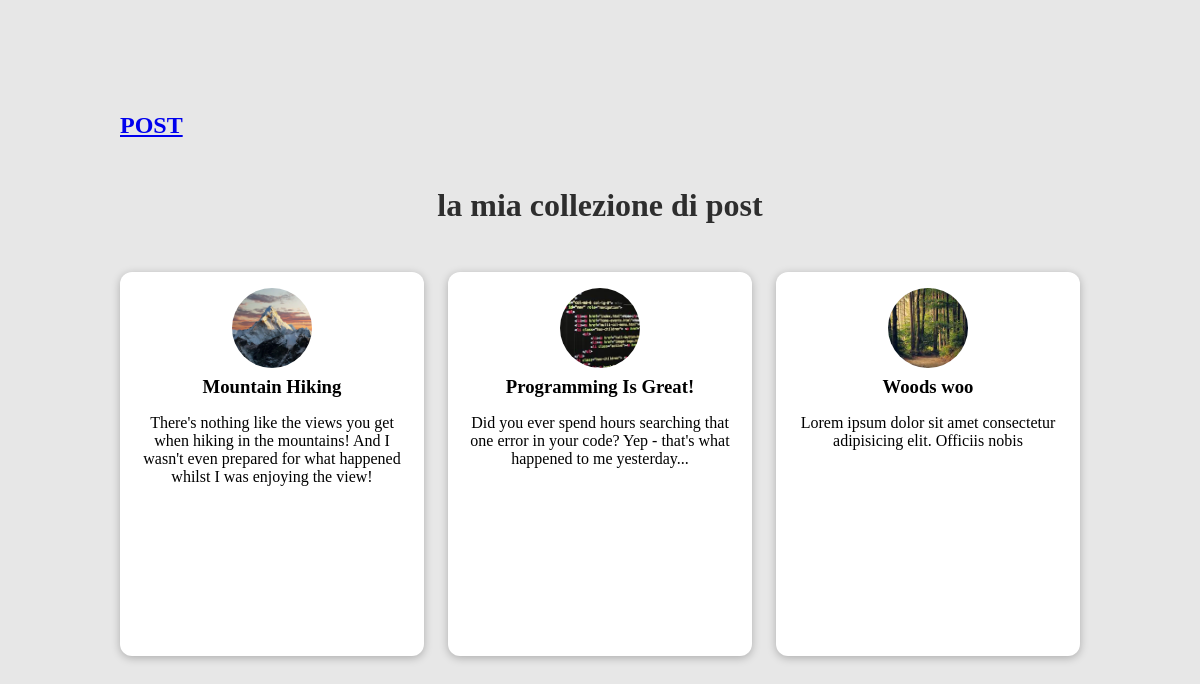
The page /posts on the database its author committed.
### blog/models.py (models this page shows, shortened)
class Post(models.Model):
    title = models.CharField(max_length=150)
    excerpt = models.CharField(max_length=200)
    image = models.ImageField(upload_to="posts", null=True)
    date = models.DateField(auto_now=True)
    slug = models.SlugField(unique=True, db_index=True)
    content = models.TextField(validators=[MinLengthValidator(10)])
    author = models.ForeignKey(Author, on_delete=models.SET_NULL, null=True, related_name="posts")
    tags = models.ManyToManyField(Tag)

### blog/views.py (the view)
# urls.py: path("posts", views.Posts.as_view(), name="posts-page"),
class Posts(ListView):
    template_name = "blog/all-posts.html"
    model = Post
    context_object_name = "list_posts"

### blog/templates/blog/all-posts.html (shortened to what this page needs)
{% extends "blog/base.html" %}
{% load static %}
{% block css_files %}
    <link rel="stylesheet" href="{% static "blog/all-posts.css" %}"/>
    <link rel="stylesheet" href="{% static "blog/post.css" %}"/>
{% endblock %}
{% block content %}
    <section id="all-posts">
        <h1><a href="{% url "starting-page" %}">POST</a></h1>
        <h2>la mia collezione di post</h2>
        <ul>
            {% for p in list_posts %}
                {% include "blog/includes/post.html"%}
            {% endfor %}
        </ul>
    </section>
{% endblock %}

### blog/templates/blog/includes/post.html
<li>
    <article class="post">
        <a href="{% url "post-detail-page" p.slug %}">
            <img src="{{ p.image.url }}" alt="{{ p.title }}"/>
            <div class="post__content">
                <h3>{{p.title}}</h3>
                <p>{{ p.excerpt }}</p>
            </div>
        </a>
    </article>
</li>

### blog/static/blog/all-posts.css (style rules this page uses)
body { background-color: #e7e7e7; }
#all-posts { margin: 7rem auto; width: 90%; max-width: 60rem; }
#all-posts h2 { text-align: center; font-size: 2rem; color: #2e2e2e; margin: 3rem 0; }
ul { list-style: none; margin: 0; padding: 0; display: grid; grid-template-columns: repeat(auto-fill, minmax(17rem, 1fr)); gap: 1.5rem; }
.post img { width: 7rem; height: 7rem; }
.post a { height: 22rem; transform-origin: center; box-shadow: 0 2px 8px rgba(0, 0, 0, 0.25); border-radius: 12px; background-color: white; }

### blog/static/blog/post.css (style rules this page uses)
.post { display: flex; flex-direction: column; align-items: center; text-align: center; }
.post a { text-decoration: none; color: black; transition: all 0.2s ease; padding: 1rem; }
.post img { width: 5rem; height: 5rem; object-fit: cover; border-radius: 50%; }
.post h3 { margin: 0.25rem 0; }

### rows shown on the page
Post: image (picture), title "Mountain Hiking", excerpt "There's nothing like the views you get when hiking in the mountains! And I wasn't even prepared for what happened whilst I was enjoying the view!"
Post: image (picture), title "Programming Is Great!", excerpt "Did you ever spend hours searching that one error in your code? Yep - that's what happened to me yesterday..."
Post: image (picture), title "Woods woo", excerpt "Lorem ipsum dolor sit amet consectetur adipisicing elit. Officiis nobis"
